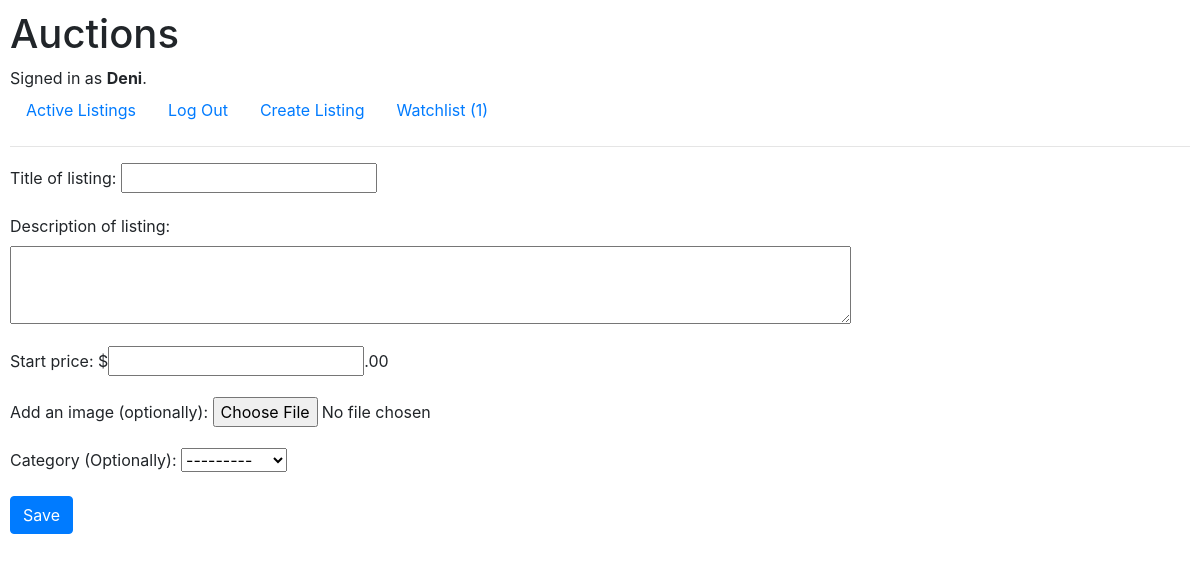
Screenshot of /create-listing (signed in) with the database file from the repository.
### auctions/models.py (models this page shows)
class User(AbstractUser):
    def __str__(self):
        return f"{self.username}"

class Category(models.Model):
    category = models.CharField(max_length=64)
    def __str__(self):
        return f"{self.category}"

### auctions/views.py (the view)
# urls.py: path("create-listing", views.create_listing, name="create-listing"),
def create_listing(request):
    if request.method == "POST":
        form = ListingForm(request.POST or None, request.FILES or None)
        if form.is_valid():
            listing = form.save(commit=False)
            listing.owner = request.user
            listing.save()
            return HttpResponseRedirect(reverse("index"))
    else:
        form = ListingForm()
    return render(request, "auctions/create-listing.html", {
        "form": form
    })

### auctions/forms.py
class ListingForm(ModelForm):
    class Meta:
        model = Listing
        fields = {
            'title',
            'description',
            'price',
            'image',
            'category',
        }
        widgets = {
            'description': Textarea(attrs={'cols': 80, 'rows': 3}),
        }

### auctions/templates/auctions/create-listing.html (shortened to what this page needs)
{% extends 'auctions/layout.html' %}
{% block body %}
    <form action="{% url 'create-listing' %}" method="post" enctype="multipart/form-data">
        <div class="form-group">
            <label for="title">Title of listing: </label>
            {{ form.title }}
        </div>
        <div class="form-group">
            <label for="description">Description of listing:</label>
            <br>
            {{ form.description }}
        </div>
        <div class="form-group">
            <label for="price">Start price: </label>
            ${{ form.price }}.00
        </div>
        <div class="form-group">
            <label for="image">Add an image (optionally): </label>
            {{ form.image }}
        </div>
        <div class="form-group">
            <label for="category">Category (Optionally): </label>
            {{ form.category }}
        </div>
        <input class="btn btn-primary" type="submit" value="Save">
    </form>
{% endblock %}

### auctions/templates/auctions/layout.html (shortened to what this page needs)
{% load static %}
<!DOCTYPE html>
<html lang="en">
    <head>
        <link rel="stylesheet" href="https://stackpath.bootstrapcdn.com/bootstrap/4.4.1/css/bootstrap.min.css">
        <link href="{% static 'auctions/styles.css' %}" rel="stylesheet">
    </head>
    <body>
        <h1>Auctions</h1>
        <div>
            {% if user.is_authenticated %}
                Signed in as <strong>{{ user.username }}</strong>.
            {% else %}
                Not signed in.
            {% endif %}
        </div>
        <ul class="nav">
            <li class="nav-item">
                <a class="nav-link" href="{% url 'index' %}">Active Listings</a>
            </li>
            {% if user.is_authenticated %}
                <li class="nav-item">
                    <a class="nav-link" href="{% url 'logout' %}">Log Out</a>
                </li>
                <li class="nav-item">
                    <a href="{% url 'create-listing' %}" class="nav-link">Create Listing</a>
                </li>
                <li class="nav-item">
                    <a href="{% url 'watchlist' %}" class="nav-link">Watchlist ({{ user.watchlist.all.count }})</a>
                </li>
            {% endif %}
        </ul>
        <hr>
        {% block body %}
        {% endblock %}
    </body>
</html>

### auctions/static/auctions/styles.css (style rules this page uses)
body { padding: 10px; }
* { box-sizing: border-box; }

### rows the page displays
User: username "Deni", watchlist.all.count "1"
Category: category "---------"
